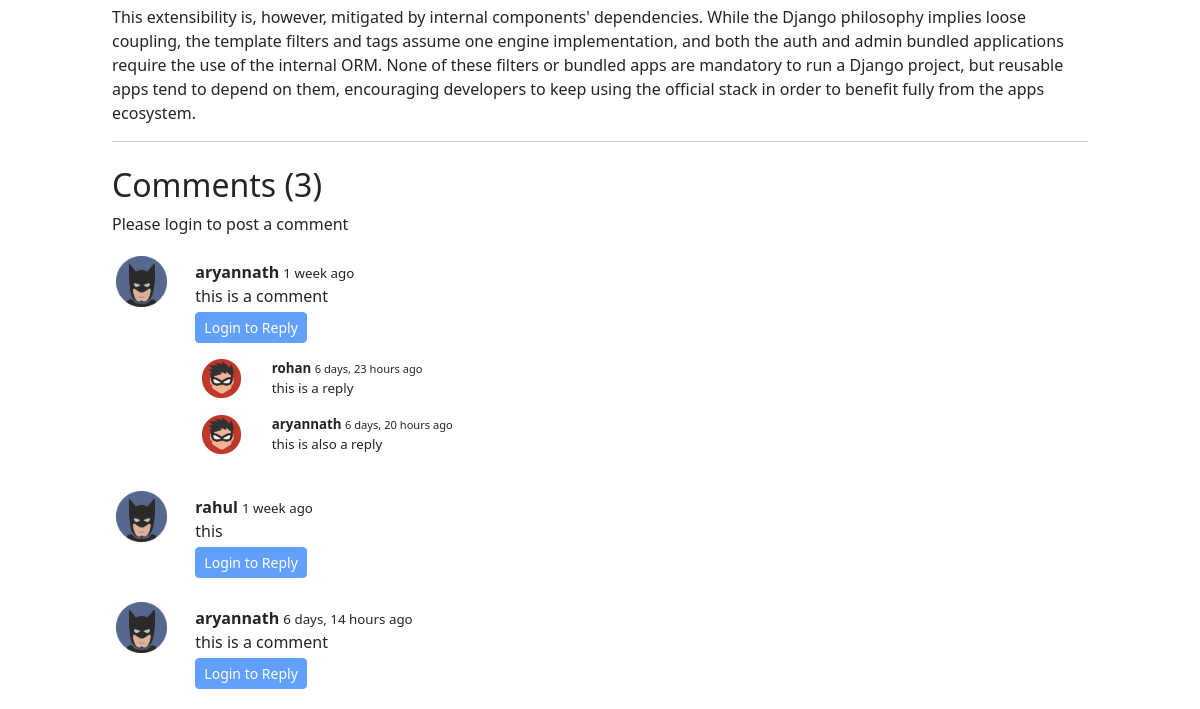
The page /blog/first-post (lower part) on the database as committed earlier.
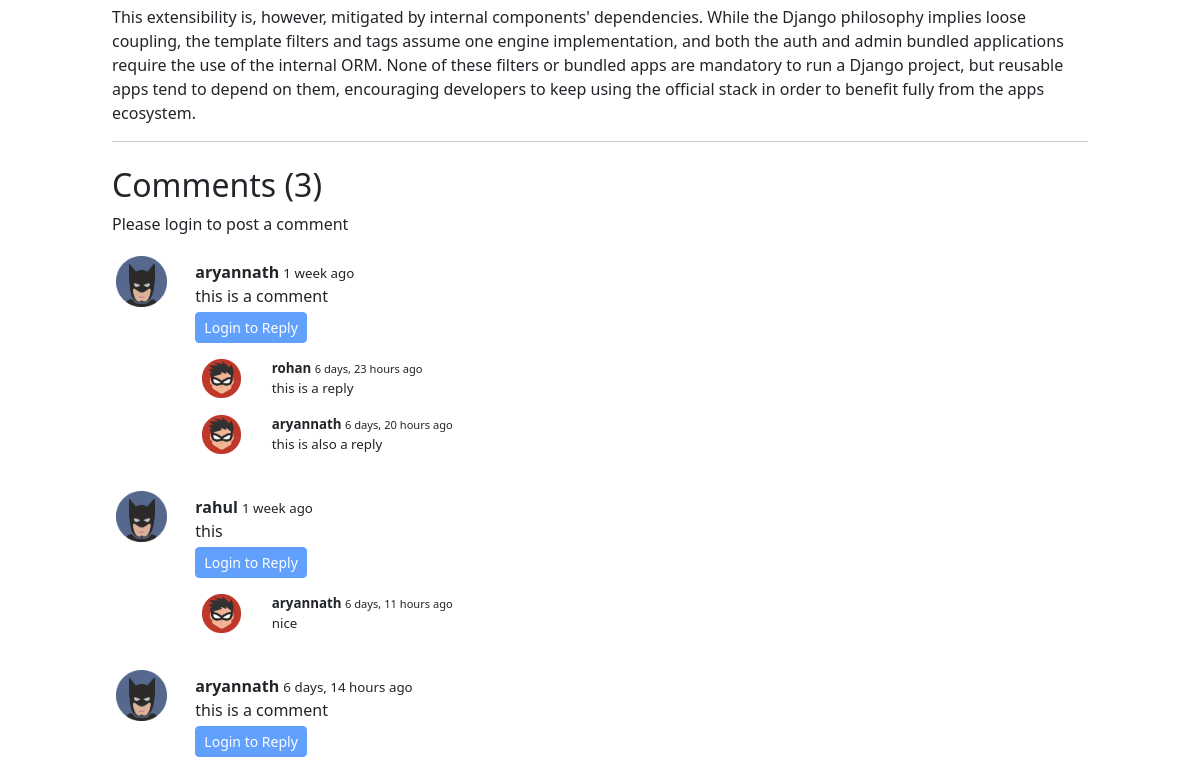
The same page on the database as committed later.
### blog/models.py (models this page shows, shortened)
class BlogComment(models.Model):
    sno = models.AutoField(primary_key = True)
    comment = models.TextField()
    user = models.ForeignKey(User, on_delete = models.CASCADE)
    post = models.ForeignKey(Post, on_delete = models.CASCADE)
    parent = models.ForeignKey('self', on_delete = models.CASCADE, null = True)
    timestamp = models.DateTimeField(default = now)

### blog/views.py (the view)
# urls.py: path('<str:slug>', views.blogPost, name='blogPost'),
def blogPost(request, slug):
    post = Post.objects.filter(slug=slug).first()
    post.views = post.views + 1
    post.save()
    comments = BlogComment.objects.filter(post = post, parent = None)
    replies = BlogComment.objects.filter(post = post).exclude(parent = None)
    replyDict = {}
    for reply in replies:
        if reply.parent.sno not in replyDict.keys():
            replyDict[reply.parent.sno] = [reply]
        else:
            replyDict[reply.parent.sno].append(reply)
    context = {'post': post, 'comments': comments, 'user': request.user, 'replyDict': replyDict}
    return render(request,'blog/blogPost.html',context)

### blog/templatetags/extras.py (called while the page is built)
@register.filter(name='get_val')
def get_val(dict,key):
    return dict.get(key)

### templates/blog/blogPost.html (shortened to what the changed rows need)
{% extends 'base.html' %}
{% block body %}
{% load humanize %}
{% load extras %}
<div class="container">
    <h2>Comments ({{comments.count}})</h2>
    {% for comment in comments %}
        <div class="row my-3">
            <div class="col-2 col-sm-2 col-md-1">
                <img class="rounded mx-auto d-block w-100 p-md-1" src="/static/img/batman.png" alt="user image">
            </div>
            <div class="col-10 col-sm-10 col-md-11">
                <div class="mt-2"><strong>{{comment.user.username}}</strong> <span style="font-size: smaller">{{comment.timestamp|naturaltime}}</span></div>
                <div>{{comment.comment}}</div>
                <div class="reply mx-0 my-1">
                    {% if user.is_authenticated %}
                        <button class="btn btn-sm btn-primary" type="button" data-bs-toggle="collapse" data-bs-target="#replyBox{{comment.sno}}" aria-expanded="false" aria-controls="replyBox{{comment.sno}}">Reply</button>
                        <div class="collapse my-2" id="replyBox{{comment.sno}}">
                            <div class="card card-body">
                                <form action="/blog/postComment" method="post">
                                    {% csrf_token %}
                                    <div class="mb-3">
                                        <label for="comment" class="form-label">Post a Reply</label>
                                        <input type="text" class="form-control" name="comment" id="comment" placeholder="Enter comment here">
                                        <input type="hidden" name="parentSno" value="{{comment.sno}}">
                                    </div>
                                    <div class="mb-3">
                                        <input type="hidden" class="form-control" name="postSno" id="postSno" value="{{post.sno}}">
                                    </div>
                                    <button type="submit" class="btn btn-primary">Submit</button>
                                </form>
                            </div>
                        </div>
                    {% else %}
                        <button class="btn btn-sm btn-primary" type="button" data-bs-toggle="collapse" data-bs-target="#replyBox{{comment.sno}}" aria-expanded="false" aria-controls="replyBox{{comment.sno}}" disabled>Login to Reply</button>
                    {% endif %}
                    <div class="replies my-1">
                        {% for reply in replyDict|get_val:comment.sno %}
                            <div class="row my-3">
                                <div class="col-3 col-sm-3 col-md-1">
                                    <img class="rounded mx-auto d-block w-75" src="/static/img/robin.png" alt="user image">
                                </div>
                                <div class="col-9 col-sm-9 col-md-11" style="font-size:smaller">
                                    <div><strong>{{reply.user.username}}</strong> <span style="font-size: smaller">{{reply.timestamp|naturaltime}}</span></div>
                                    <div>{{reply.comment}}</div>
                                </div>
                            </div>
                        {% endfor %}
                    </div>
                </div>
            </div>
        </div>
    {% endfor %}
</div>
{% endblock body %}

Rows that differ between the two databases and show on the page:
added BlogComment: user.username "aryannath", timestamp "6 days, 11 hours ago", comment "nice", shown under "rahul"
